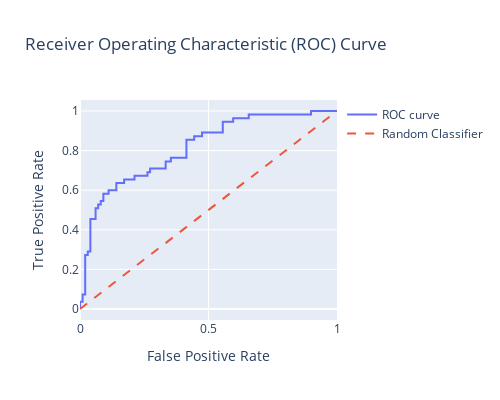

The notebook cell saved with this chart:
### Code cell
from plotly import graph_objects as go
import numpy as np
# Create the ROC curve plot
fig = go.Figure()

# Add ROC curve
fig.add_trace(go.Scatter(x=fpr, y=tpr, mode='lines', name='ROC curve'))

# Add diagonal line (random classifier)
fig.add_trace(go.Scatter(x=[0, 1], y=[0, 1], mode='lines', line=dict(dash='dash'), name='Random Classifier'))

# Update layout
fig.update_layout(
    title='Receiver Operating Characteristic (ROC) Curve',
    xaxis=dict(title='False Positive Rate'),
    yaxis=dict(title='True Positive Rate'),
    autosize=False,
    width=500,
    height=400,
)

# Show plot
fig.show()

### Figure 1 — Plotly figure (JSON) as saved in the notebook; plotly's stock layout.template omitted (floating-point values rounded to 4 significant figures)
{"data": [{"mode": "lines", "name": "ROC curve", "type": "scatter", "x": [0, 0, 0, 0.0101, 0.0101, 0.0202, 0.0202, 0.0303, 0.0303, 0.0404, 0.0404, 0.06061, 0.06061, 0.07071, 0.07071, 0.08081, 0.08081, 0.09091, 0.09091, 0.1111, 0.1111, 0.1414, 0.1414, 0.1717, 0.1717, 0.2121, 0.2121, 0.2626, 0.2626, 0.2727, 0.2727, 0.3333, 0.3333, 0.3535, 0.3535, 0.4141, 0.4141, 0.4444, 0.4444, 0.4747, 0.4747, 0.5556, 0.5556, 0.596, 0.596, 0.6566, 0.6566, 0.899, 0.899, 1], "y": [0, 0.01818, 0.03636, 0.03636, 0.07273, 0.07273, 0.2727, 0.2727, 0.2909, 0.2909, 0.4545, 0.4545, 0.5091, 0.5091, 0.5273, 0.5273, 0.5455, 0.5455, 0.5818, 0.5818, 0.6, 0.6, 0.6364, 0.6364, 0.6545, 0.6545, 0.6727, 0.6727, 0.6909, 0.6909, 0.7091, 0.7091, 0.7455, 0.7455, 0.7636, 0.7636, 0.8545, 0.8545, 0.8727, 0.8727, 0.8909, 0.8909, 0.9455, 0.9455, 0.9636, 0.9636, 0.9818, 0.9818, 1, 1]}, {"line": {"dash": "dash"}, "mode": "lines", "name": "Random Classifier", "type": "scatter", "x": [0, 1], "y": [0, 1]}], "layout": {"autosize": false, "height": 400, "title": {"text": "Receiver Operating Characteristic (ROC) Curve"}, "width": 500, "xaxis": {"title": {"text": "False Positive Rate"}}, "yaxis": {"title": {"text": "True Positive Rate"}}}}
